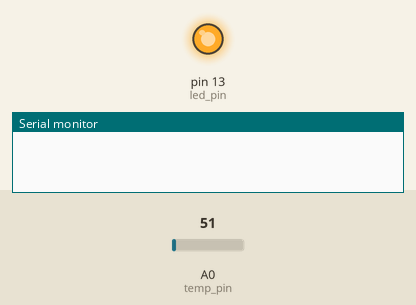
A sketch run on a simulated Arduino Uno, built with avr-gcc and run on an emulated ATmega328P. On the bench: output pins drawn as LEDs (lit = HIGH), the last lines printed to the serial monitor. The inputs (shaded band) are chosen by the test bench; at power-on: A0 (temp_pin) = 51.

Above: at 2.8 s.
2.9 s: A0 (temp_pin) set to 66
5.6 s: A0 (temp_pin) set to 78
At 6.4 s:
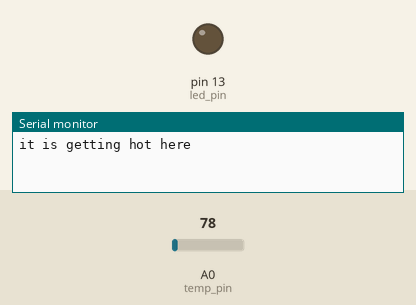
8.3 s: A0 (temp_pin) set to 61
At 10.6 s:
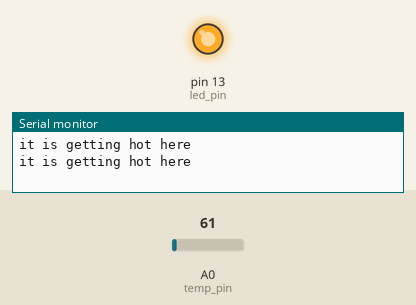
11.1 s: A0 (temp_pin) set to 86
At 12.2 s:
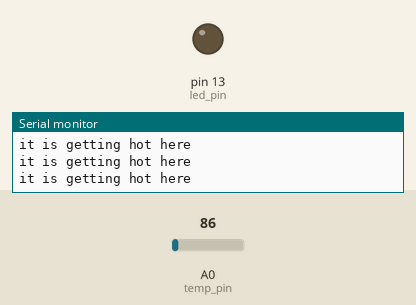
Timing chart, 0 to 14.1 s (numbered marks = the images above; inputs shaded):
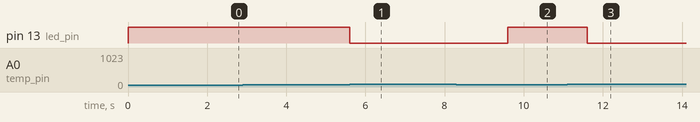

Measured:
- the behaviour switches between 71 and 72 on A0 (temp_pin) (found by bisection; images 0 and 1)
- after the input at 2.9 s, every drawn part: stays the same
- after the input at 5.6 s, pin 13 (led_pin): HIGH → LOW at once
- after the input at 8.3 s, pin 13 (led_pin): LOW → HIGH after 1.3 s
- after the input at 11.1 s, pin 13 (led_pin): HIGH → LOW after 0.50 s

The sketch:

TempSensor.ino
```cpp
int led_pin=13;           //declaring variables used in code
int temp_pin=A0;
float temp;
void setup() {
  // put your setup code here, to run once:
Serial.begin(9600);
pinMode(led_pin,OUTPUT);               // determining modes for pins and connectiong to serial monitor
pinMode(temp_pin,INPUT);
}

void loop() {
  // put your main code here, to run repeatedly:
temp=analogRead(temp_pin)*0.48828125;
if (temp<30){                                                //if statements to make code
  digitalWrite(led_pin,HIGH);
  delay(2000);}
else if (temp>35 and temp<60){
  Serial.println("it is getting hot here");
  digitalWrite(led_pin,LOW);
  delay(2000);}
else if (temp>=60){
  Serial.println("WE ARE LITERALLY ON FIRE");
  digitalWrite(led_pin,LOW);
  delay(2000);}
}
```
